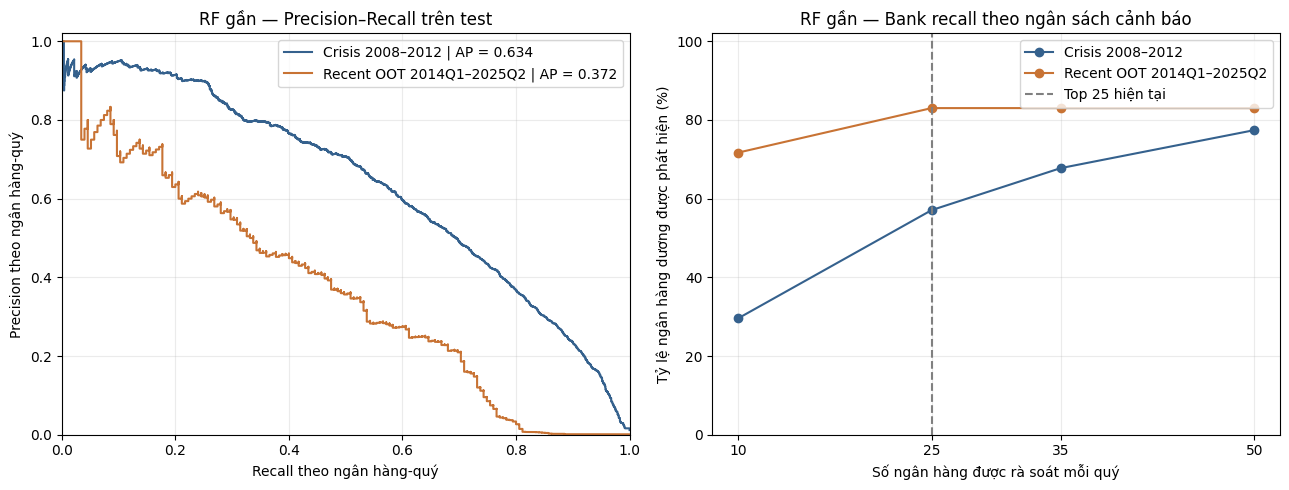
#> input picture recent_rf_notebook_plots.png, 1289 x 490 px
$ python generate_figures.py
#> lines starting #> are read from the running program, lines starting #| are printed output that depends on the picture; after the words box and inside, x2 and y2 are one past the last pixel; in counts of white or black regions, pixels touching at a corner belong together
from pathlib import Path
import numpy as np
import matplotlib as mpl
import matplotlib.pyplot as plt
from matplotlib.font_manager import fontManager
from matplotlib.ticker import FuncFormatter

DEST = Path(__file__).resolve().parent / "figures"
DEST.mkdir(exist_ok=True)
NAVY = "#0c213b"
BLUE = "#285374"
MID = "#4c7696"
PALE = "#a0b6c9"
GRID = "#dce5ed"
for folder in (Path("/usr/share/texmf/fonts/opentype/public/lm"),
               Path("/usr/share/texlive/texmf-dist/fonts/opentype/public/lm")):
    for name in ("lmroman10-regular.otf", "lmroman10-bold.otf"):
        if (folder / name).is_file():
            fontManager.addfont(folder / name)
mpl.rcParams.update({
    "font.family": ["Latin Modern Roman", "DejaVu Serif"], "font.size": 11,
    "text.color": NAVY, "axes.labelcolor": NAVY, "axes.edgecolor": PALE,
    "xtick.color": NAVY, "ytick.color": NAVY, "axes.spines.top": False,
    "axes.spines.right": False, "axes.axisbelow": True, "axes.grid": True,
    "grid.color": GRID, "grid.linewidth": .65, "axes.titleweight": "bold",
    "legend.frameon": False, "savefig.facecolor": "white", "pdf.fonttype": 3,
})

def plot(size=(8.3, 3.5), cols=1):
    return plt.subplots(1, cols, figsize=size, layout="constrained")

def save(fig, name):
    fig.savefig(DEST / (name + ".pdf"), bbox_inches="tight", pad_inches=.07)
    fig.savefig(DEST / (name + ".png"), dpi=210, bbox_inches="tight", pad_inches=.07)
    plt.close(fig)

def values(ax, container, fmt="%.2f", padding=3):
    ax.bar_label(container, fmt=fmt, padding=padding, fontsize=10, color=NAVY)

def style_markers():
    return [("o", "-", NAVY), ("s", "--", MID), ("^", ":", BLUE)]

# Phase 1, output 80 and storage totals in output 76.
years = [1984, 1995, 2009, 2020, 2024]
fig, ax = plot((8.3, 3.4))
for (m, ls, c), label, data in zip(style_markers(), ["CSV", "Parquet Snappy", "Parquet ZSTD"], [
    [27.579, 20.568, 14.902, 9.129, 8.943],
    [2.869, 2.484, 2.611, 2.273, 2.096],
    [3.752, 2.664, 3.215, 2.278, 2.178],
]):
    ax.plot(range(len(years)), data, marker=m, ls=ls, color=c, lw=2.1, label=label)
ax.set(xticks=range(len(years)), xticklabels=years, ylabel="Median read time (ms)", ylim=(0, 31))
ax.grid(axis="x", visible=False)
ax.legend(loc="upper right", ncol=1)
save(fig, "storage_projection")

# Phase 2, output 203. Core is the share of complete records, broad is cell availability.
fig, ax = plot((8.3, 3.25))
idx = np.arange(3)
values(ax, ax.bar(idx - .18, [97.74, 99.73, 99.71], .34, color=NAVY, label="Six core fields: complete rows"), "%.1f%%")
values(ax, ax.bar(idx + .18, [67.73, 79.63, 89.09], .34, color=MID, label="All 133 financial fields: available cells"), "%.1f%%")
ax.set(xticks=idx, xticklabels=["1984–1994", "1995–2004", "2005–2025Q2"], ylim=(0, 115), ylabel="Completeness (%)")
ax.grid(axis="x", visible=False)
ax.legend(loc="lower right", facecolor="white", frameon=True, edgecolor="white", framealpha=.94)
save(fig, "historical_coverage")

# Phase 2, output 201, zero-count years filled explicitly.
event_counts = {1984:83, 1985:139, 1986:162, 1987:217, 1988:232, 1989:530, 1990:381, 1991:268,
                1992:179, 1993:50, 1994:15, 1995:8, 1996:6, 1997:1, 1998:3, 1999:8, 2000:7, 2001:4,
                2002:11, 2003:3, 2004:4, 2007:3, 2008:25, 2009:140, 2010:157, 2011:92, 2012:51,
                2013:24, 2014:18, 2015:8, 2016:5, 2017:8, 2019:4, 2020:4, 2023:5, 2024:2, 2025:2, 2026:2}
assert sum(event_counts.get(y, 0) for y in range(1985, 2007)) == 2228
assert sum(event_counts.get(y, 0) for y in range(2008, 2013)) == 465
assert sum(event_counts.get(y, 0) for y in range(2014, 2026)) == 56
fig, ax = plot((8.3, 3.15))
x = list(range(1984, 2027))
ax.axvspan(2007.5, 2012.5, color=GRID, zorder=0)
ax.bar(x, [event_counts.get(y, 0) for y in x], color=[NAVY if 2008 <= y <= 2012 else MID for y in x], width=.76)
ax.set(ylabel="Dated failure records", ylim=(0, 590), xticks=[1984,1990,1996,2002,2008,2014,2020,2026], xlim=(1983.4, 2026.6))
ax.annotate("530 in 1989", (1989, 530), (1992, 527), arrowprops={"arrowstyle":"-", "color":MID}, color=NAVY)
ax.text(2010, 260, "Crisis test\n465 failures", ha="center", color=NAVY)
ax.grid(axis="x", visible=False)
save(fig, "dated_failures")

# Phase 2, output 412. Roll up small resolved branches without hiding retained nulls.
labels = ["Verified merger", "Unresolved administrative exit", "Financial-panel end, horizon mature",
          "Other resolved branches", "Right censored", "Pre-existing failure", "Quarantined"]
totals = [55754, 7514, 4273, 3934, 13070, 1176, 70]
assert sum(totals) == 85791
fig, ax = plot((8.3, 3.3))
p = ax.barh(labels[::-1], totals[::-1], color=([NAVY]*4+[MID]*3)[::-1], height=.63)
ax.bar_label(p, labels=[f"{v:,}" for v in totals[::-1]], padding=4, fontsize=10)
ax.set(xlim=(0, 64000), xlabel="Original V2 missing labels (bank–quarters)")
ax.xaxis.set_major_formatter(FuncFormatter(lambda x, _: f"{x/1000:g}k" if x else "0"))
ax.grid(axis="y", visible=False)
ax.plot([], [], color=NAVY, lw=6, label="Resolved to zero under V3")
ax.plot([], [], color=MID, lw=6, label="Remained missing under V3")
ax.legend(loc="lower right")
save(fig, "label_resolution")

# Phase 3, output 69. All runs versus a warm-tail sensitivity.
fig, ax = plot((8.3, 3.25))
idx = np.arange(3)
values(ax, ax.bar(idx - .18, [120.648,155.201,1686.024], .34, color=NAVY, label="All five runs"), "%.0f")
values(ax, ax.bar(idx + .18, [114.932,122.813,1614.948], .34, color=MID, label="Last three runs"), "%.0f")
ax.set(xticks=idx, xticklabels=["Polars lazy", "pandas", "PySpark local"], ylabel="Median latency (ms, log scale)", yscale="log", ylim=(70, 3000))
ax.set_yticks([100,200,500,1000,2000], labels=["100","200","500","1,000","2,000"])
ax.grid(axis="x", visible=False)
ax.legend(loc="upper left")
save(fig, "engine_benchmark")

# Phase 3, output 48. Matched runtimes and sampled process RSS.
fig, (ax, mem) = plot((8.3, 3.35), 2)
hist = np.array([163894,392413,1056900,1610856]) / 1e6
for target, vals, ylab in [
    (ax, [[240.77,353.26,379.91,447.12],[183.94,367.66,719.46,867.06]], "Median runtime (ms)"),
    (mem, [[1475.59,1786.44,1907.85,2190.54],[1375.21,1737.94,1852.17,2082.03]], "Sampled peak RSS (MiB)"),
]:
    for (m, ls, c), label, series in zip(style_markers(), ["Calendar window", "Four joins"], vals):
        target.plot(hist, series, marker=m, ls=ls, color=c, lw=2, label=label)
    target.set(xlabel="Output rows (millions)", ylabel=ylab, xlim=(0, 1.76))
ax.legend(loc="upper left")
save(fig, "polars_scaling")

# Phase 3 §3.9.3, matched AQE action medians.
fig, ax = plot((8.3, 3.1))
idx = np.arange(2)
values(ax, ax.bar(idx - .18,[394.35,401.09],.34,color=MID,label="AQE off"),"%.0f")
values(ax, ax.bar(idx + .18,[336.33,380.44],.34,color=NAVY,label="AQE on"),"%.0f")
ax.set(xticks=idx,xticklabels=["4 shuffle partitions","16 shuffle partitions"],ylabel="Median runtime (ms)",ylim=(0,495))
ax.grid(axis="x",visible=False)
ax.legend(loc="upper left", ncol=2)
save(fig, "spark_aqe")

# Phase 5 fold definition and Phase 2 output 430.
fig, (ax, rate) = plot((8.3, 3.5), 2)
spans = [(1987,1988,1991),(1991,1992,1995),(1996,1997,2001),(2001,2002,2005)]
for i,(stop,start,end) in enumerate(spans):
    ax.broken_barh([(1985,stop-1985)], (i-.29,.58), facecolors=NAVY)
    ax.broken_barh([(stop,start-stop)], (i-.29,.58), facecolors=GRID)
    ax.broken_barh([(start,end-start)], (i-.29,.58), facecolors=MID)
ax.set(yticks=range(4), yticklabels=["F1","F2","F3","F4"], xticks=[1985,1990,1995,2000,2005], xlabel="Forecast origin (year)", xlim=(1984.5,2005.5))
ax.invert_yaxis()
ax.grid(axis="y",visible=False)
for c,l in [(NAVY,"Train"),(GRID,"Purge"),(MID,"Validation")]:
    ax.plot([],[],lw=6,color=c,label=l)
ax.legend(loc="upper center", bbox_to_anchor=(.5,1.13),ncol=3,fontsize=9, columnspacing=.9)
vals = [2.3594,.3128,.0464,.0338]
b = rate.bar(range(4),vals,color=[NAVY,BLUE,MID,MID],width=.55)
rate.bar_label(b,labels=[f"{v:g}%" for v in vals],padding=3,fontsize=9)
rate.set(xticks=range(4),xticklabels=["F1","F2","F3","F4"],ylabel="Positive validation quarters",yscale="log",ylim=(.022,4.4))
rate.set_yticks([.03,.1,.3,1,3],labels=["0.03%","0.1%","0.3%","1%","3%"])
rate.grid(axis="x",visible=False)
save(fig, "chronological_validation")

# Phase 5 §5.4B fixed-capacity output including K=35 in the Crisis ladder.
fig, (ax, fp) = plot((8.3, 3.35),2)
for (m,ls,c), lab, k, hit, bad, n in [
    (style_markers()[0],"Crisis test",[10,25,35,50],[144,278,330,377],[25,92,152,283],487),
    (style_markers()[1],"Recent OOT",[10,25,35,50],[38,44,44,44],[372,1031,1484,2166],53),
]:
    ax.plot(k,np.array(hit)/n*100,marker=m,ls=ls,color=c,lw=2,label=lab)
    fp.plot(k,bad,marker=m,ls=ls,color=c,lw=2)
for a,y in [(ax,"Positive-bank recall (%)"),(fp,"False alerts (bank–quarters)")]:
    a.set(xticks=[10,25,35,50],xlabel="Reviews available each quarter",ylabel=y)
    a.axvline(25, color=PALE, lw=.8, ls=":")
ax.set_ylim(20,94)
ax.legend(loc="lower right",fontsize=9)
save(fig,"review_capacity")

# Phase 5 cell 322. 2021 has zero positive quarters and no AP.
fig, (ax, ot) = plot((8.3, 3.45),2)
cr = [.46240,.72157,.75994,.71358,.70508]
rr = [.55005,.34909,.64555,.41176,.04102,.44017,.75763,np.nan,.00116,.15398,.00308,.48275]
for a,x,ys,lab,t in [(ax,range(2008,2013),cr,"Crisis test",[2008,2010,2012]),
                       (ot,range(2014,2026),rr,"Recent OOT",[2014,2017,2020,2022,2025])]:
    a.plot(x,ys,marker="o",color=NAVY,lw=2)
    a.set(ylim=(0,1.06),xticks=t,title=lab,xlabel="Forecast origin (year)")
ax.set_ylabel("Recency-weighted RF AP")
ot.annotate("2021: no positives",(2021,.08),(2016.3,.13),color=BLUE,
            arrowprops={"arrowstyle":"-","color":MID},fontsize=9)
save(fig,"annual_ap")

# Phase 5 §5.5A-RF output 329.
fig, ax = plot((8.3, 3.6))
labels = ["RBC1AAJ", "RBCRWAJ", "Equity / assets", "Noncurrent loans / gross loans",
          "Noncurrent loans × profitability", "Expense burden × profitability", "Equity / assets squared"]
vv = [.13651,.11204,.10086,.08419,.06810,.06718,.06497]
values(ax,ax.barh(labels[::-1],vv[::-1],color=[MID]*5+[NAVY]*2,height=.67),"%.3f")
ax.set(xlim=(0,.158),xlabel="Mean decrease in impurity (share)")
ax.grid(axis="y",visible=False)
save(fig,"rf_importance")

# Phase 5 §5.4B, Brier comparison relative to a retrospective prevalence baseline.
fig, ax = plot((8.3, 3.25))
prev = np.array([1880/157851,175/249606])
baseline = prev*(1-prev)
idx = np.arange(2)
for i, (c,l,b) in enumerate([(MID,"Raw RF", [.014240,.002080]),(NAVY,"Calibrated RF",[.007335,.000786])]):
    skill = (1-np.array(b)/baseline)*100
    patches = ax.bar(idx+(-.18 if i==0 else .18),skill,width=.34,color=c,label=l)
    values(ax,patches,"%.1f%%",padding=3)
ax.axhline(0,color=PALE,lw=1)
ax.set(xticks=idx,xticklabels=["Crisis test","Recent OOT"],ylabel="Brier skill vs. observed prevalence (%)",ylim=(-218,65))
ax.grid(axis="x",visible=False)
ax.legend(loc="lower left")
save(fig,"calibration_skill")

# Added diagrams and archived precision–recall rendering for the outlined report.
from matplotlib.patches import FancyBboxPatch, FancyArrowPatch, Rectangle
from PIL import Image

fig, ax = plot((8.5, 2.30))
ax.set(xlim=(0, 9.25), ylim=(0, 2.85))
ax.axis("off")
boxes = [
    (.05, 1.72, "FDIC API + Raw", "170 quarters\n1,682,616 financial rows"),
    (3.15, 1.72, "Typed Bronze", "43 annual files\n136 source fields"),
    (6.25, 1.72, "Silver and V3", "Financial audits +\nseparate outcomes"),
    (6.25, .19, "W1", "1,610,856 keyed rows\n9 core features"),
    (3.15, .19, "Gold", "1,121,901 TRAIN rows\n8,239 positive quarters"),
    (.05, .19, "Phase 5", "Train-only fit and freeze\nthen external scoring"),
]
for x, y, name, desc in boxes:
    ax.add_patch(FancyBboxPatch((x, y), 2.84, .94, boxstyle="round,pad=0.04,rounding_size=.09",
                                facecolor="#edf3f8", edgecolor="#7593ac", lw=.8))
    ax.text(x + 1.42, y+.67, name, ha="center", color=NAVY, fontweight="bold", fontsize=14)
    ax.text(x + 1.42, y+.21, desc, ha="center", color=NAVY, fontsize=11.4)
for st, en in [((2.92,2.19),(3.12,2.19)),((6.02,2.19),(6.22,2.19)),
               ((7.67,1.65),(7.67,1.18)),((6.2,.66),(6.02,.66)),((3.1,.66),(2.92,.66))]:
    ax.add_patch(FancyArrowPatch(st,en,arrowstyle="-|>",mutation_scale=10,color=NAVY,lw=1.1))
save(fig,"pipeline_architecture")

fig, ax = plot((8.5, 2.05))
ax.set(xlim=(-.46, 5.42), ylim=(-.62,1.30))
ax.axis("off")
ax.add_patch(Rectangle((.28,.20), 3.99,.54, color="#edf3f8"))
ax.hlines(.48,0,5,color=BLUE,lw=1.25)
for i,label in enumerate(["2020Q4","2021Q1","2021Q2","2021Q3","2021Q4","2022Q1"]):
    ax.plot(i,.48,"o",color=NAVY if i in [0,4] else MID,ms=7 if i in [0,4] else 4.5)
    ax.text(i,.1,label,ha="center",fontsize=12)
ax.text(0,-.27,"Origin excluded",ha="center",color=NAVY,fontsize=11)
ax.text(4,-.27,"Horizon end included",ha="center",color=NAVY,fontsize=11)
ax.text(5,.98,"Outside window",ha="center",color=NAVY,fontsize=11)
ax.text(2.25,.97,"Eligible failure dates after origin through quarter 4",ha="center",color=NAVY,fontsize=12,fontweight="bold")
save(fig,"label_timeline")

# Crop only the current notebook axes, retaining its grid and data traces. The old
# legend is outside the traces at that location. No underlying scores are
# inferred from the raster or used to recalculate AP.
source = Path(__file__).resolve().parent / "recent_rf_notebook_plots.png"
original = np.asarray(Image.open(source).convert("RGB"))
curve = original[34:435, 63:630].copy()
curve[5:55, 214:562] = 255  # Replace old legend with an English legend.
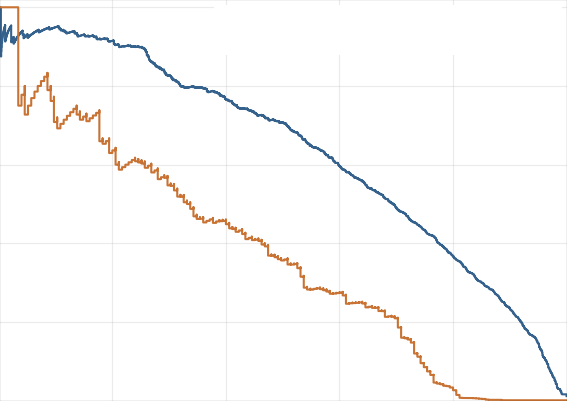
#> curve: shape (401, 567, 3); mean R, G, B 251.7, 251.1, 250.8
rgb = curve.astype(float)
for series, destination in [
    ((53, 97, 141), (12,33,59)),
    ((200,115,52), (76,118,150)),
]:
    old=np.asarray(series,dtype=float)
    delta=255-old
    alpha=np.clip(np.sum((255-rgb)*delta,axis=-1)/np.sum(delta**2),0,1)
    reconstruction=255-alpha[...,None]*delta
    colored=(np.max(np.abs(rgb-reconstruction),axis=-1)<9)&(np.ptp(rgb,axis=-1)>14)
    rgb[colored]=255-alpha[colored,None]*(255-np.asarray(destination))
#> this loop made 2 passes
#> pass 1, `colored=(np.max(np.abs(rgb-reconstruction),axis=-1)<9)&(np.ptp(rgb,axi..`:
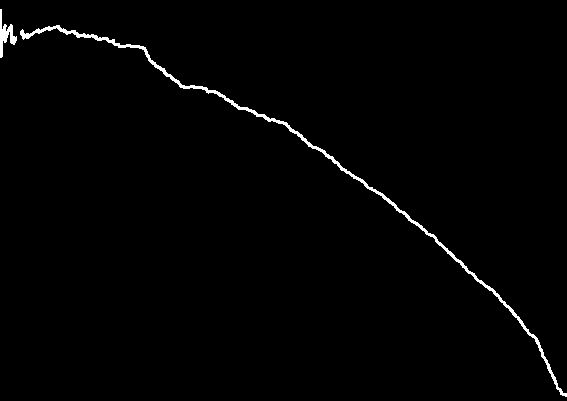
#> colored: shape (401, 567) bool; 1.2% white; 2 white regions, box (x1, y1, x2, y2) and area: (20, 25, 567, 397) 2332, (0, 9, 17, 58) 302
#> after the loop:
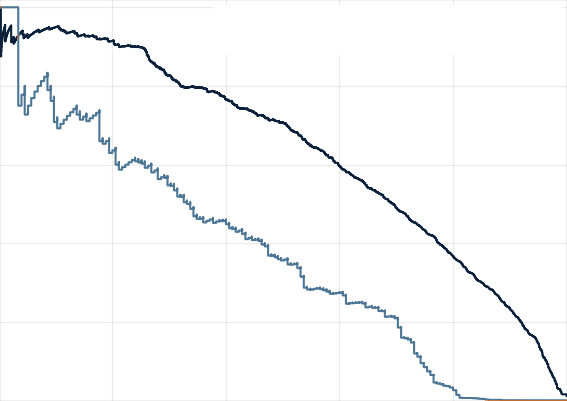
#> rgb: shape (401, 567, 3) float64; mean R, G, B 249.8, 250.5, 251.1
fig, ax = plot((8.5,3.55))
ax.grid(False)
ax.imshow(rgb.astype(np.uint8),extent=(0,1,0,1.018),origin="upper",aspect="auto",interpolation="nearest")
ax.set(xlim=(0,1),ylim=(0,1.018),xlabel="Bank–quarter recall",ylabel="Bank–quarter precision")
for color,label in [(NAVY,"Crisis (AP 0.63361)"),(MID,"Recent OOT through 2025Q2 (AP 0.37201)")]:
    ax.plot([],[],color=color,lw=2.5,label=label)
ax.legend(loc="upper right",frameon=True,facecolor="white")
save(fig,"current_rf_pr")

# The saved notebook PNG is the evidence for the 40-bin histograms. Retain the
# plotted pixels and their positions, and redraw the typography and legend.
from matplotlib.lines import Line2D
from matplotlib.patches import Patch

boot = np.asarray(Image.open(DEST.parent / "validation_bootstrap.png").convert("RGB"))
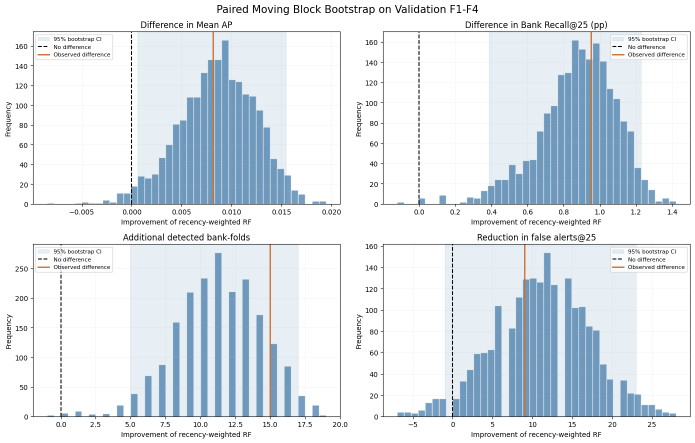
#> input picture validation_bootstrap.png, 1389 x 886 px (shown at 1/2 size)
panels = [
    ("Mean AP difference", (67, 64, 680, 408), (71, 68, 227, 122), 263,
     ([164, 263, 363, 463, 563, 663], ["−0.005", "0", "0.005", "0.010", "0.015", "0.020"]),
     ([408, 329, 250, 171, 92], [0, 40, 80, 120, 160])),
    ("Bank recall@25 difference (pp)", (767, 64, 1380, 408), (1220, 68, 1376, 122), 838,
     ([838, 910, 983, 1055, 1128, 1200, 1272, 1344], ["0", "0.2", "0.4", "0.6", "0.8", "1.0", "1.2", "1.4"]),
     ([408, 327, 246, 165, 84], [0, 40, 80, 120, 160])),
    ("Additional detected bank–folds", (67, 489, 680, 833), (71, 493, 227, 546), 122,
     ([122, 261, 401, 541, 680], [0, 5, 10, 15, 20]),
     ([833, 774, 715, 656, 597, 537], [0, 50, 100, 150, 200, 250])),
    ("Reduction in false alerts@25", (767, 489, 1380, 833), (1220, 493, 1376, 546), 905,
     ([826, 905, 985, 1065, 1144, 1224, 1304], ["−5", "0", "5", "10", "15", "20", "25"]),
     ([833, 748, 663, 578, 492], [0, 40, 80, 120, 160])),
]

fig, axes = plt.subplots(2, 2, figsize=(8.6, 5.48))
fig.subplots_adjust(left=.08, right=.985, bottom=.15, top=.86, wspace=.18, hspace=.36)
for ax, (title, bounds, legend, zero_x, xticks, yticks) in zip(axes.flat, panels):
    left, top, right, bottom = bounds
    x1, y1, x2, y2 = legend
    pixels = boot[top:bottom, left:right].astype(float)
    # The old legends occupy empty space above the bars. Extend the color
    # band and vertical grid from below each box. Continue horizontal grid
    # lines using the unobstructed white-background column beside the box.
    reference_x = x2 + 1
    row_offset = pixels[y1-top:y2-top, reference_x-left] - boot[y2, reference_x]
    pixels[y1-top:y2-top, x1-left:x2-left] = boot[y2, x1:x2] + row_offset[:, None, :]

    red, green, blue = np.moveaxis(pixels, -1, 0).copy()
    orange = (red-green > 7) & (green-blue > 4)
    orange_strength = np.clip((red-blue) / 148, 0, 1)
    pixels[orange] = 255 - orange_strength[orange, None] * (255 - np.array([12, 33, 59]))
    blue_tones = ~orange & (blue-red > 1.5)
    blue_strength = np.clip((blue-red) / 77, 0, 1)
    palette_shift = np.array([-19, -22, -24])
    pixels[blue_tones] += blue_strength[blue_tones, None] * palette_shift

    # Replace the archived dash at the same x-position, including any
    # portion that was covered by the original legend.
    zero_strip = pixels[:, zero_x-left-1:zero_x-left+2]
    zero_ink = np.max(zero_strip, axis=2) < 85
    adjacent = pixels[:, [zero_x-left-2, zero_x-left+2]].mean(axis=1)
    zero_strip[:] = np.where(zero_ink[..., None], adjacent[:, None, :], zero_strip)

    ax.grid(False)
    ax.imshow(pixels.clip(0, 255).astype(np.uint8), extent=(left, right, bottom, top),
              origin="upper", aspect="auto", interpolation="none")
    ax.axvline(zero_x, color=NAVY, linewidth=.9, linestyle="--")
    ax.set(xlim=(left, right), ylim=(bottom, top), title=title)
    ax.set_xticks(*xticks)
    ax.set_yticks(*yticks)
    ax.tick_params(length=2.5, labelsize=10)
#> this loop made 4 passes
#> pass 1, `red, green, blue = np.moveaxis(pixels, -1, 0).copy()`:
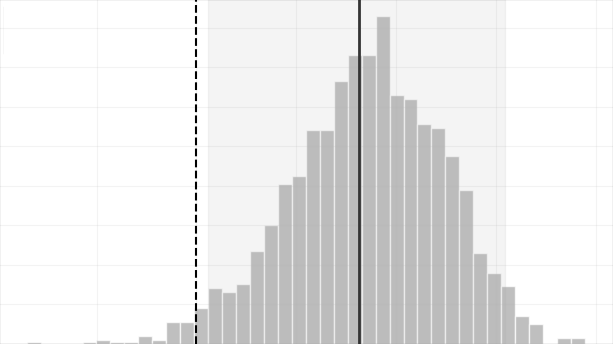
#> blue: shape (344, 613) float64; min 0, max 255, mean 234.5
#> after the loop:
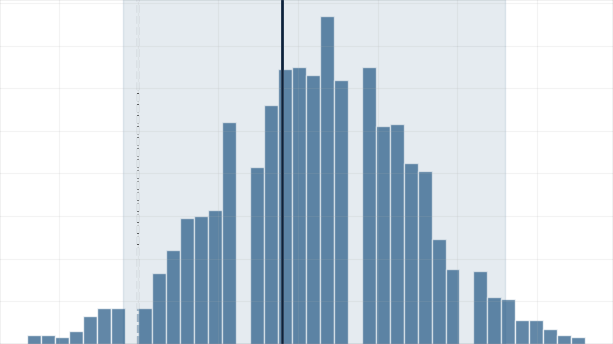
#> pixels: shape (344, 613, 3) float64; mean R, G, B 202.5, 214.9, 225

fig.suptitle("Paired block bootstrap on validation OOF", x=.08, y=.985,
             ha="left", fontsize=15, fontweight="bold")
fig.supylabel("Bootstrap frequency", x=.011, y=.49, fontsize=11)
fig.supxlabel("Improvement of recency-weighted RF", y=.066, fontsize=11)
fig.legend(handles=[
    Patch(facecolor="#e2ebf1", label="95% bootstrap interval"),
    Line2D([], [], color=NAVY, linestyle="--", label="No difference"),
    Line2D([], [], color=NAVY, linewidth=2, label="Observed difference"),
], loc="lower center", bbox_to_anchor=(.52, -.015), ncol=3, fontsize=10)
save(fig, "validation_bootstrap")

def compact_archive_bars(name, labels, counts, colors, left, height):
#> called with name = 'archive_quarter_counts', left = 0.2, height = 0.92
    fig, ax = plt.subplots(figsize=(6.65, height))
    fig.subplots_adjust(left=left, right=.99, top=.97, bottom=.04)
    positions = np.arange(len(labels))
    bars = ax.barh(positions, counts, height=.62, color=colors)
    ax.bar_label(bars, labels=[f"{n:,}" for n in counts], padding=4,
                 fontsize=9.3, color=NAVY)
    ax.set_yticks(positions, labels, fontsize=9.3)
    ax.set_xlim(0, max(counts)*1.18)
    ax.set_ylim(len(labels)-.49, -.51)
    ax.set_xticks([])
    ax.tick_params(axis="y", length=0, pad=5)
    ax.grid(False)
    for spine in ax.spines.values():
        spine.set_visible(False)
    save(fig, name)


# Phase 1, cell 47: displayed checkpoints and the archive maximum.
compact_archive_bars(
    "archive_quarter_counts",
    ["1984Q1", "1986Q1 (peak)", "2005Q2", "2026Q2"],
    [17930, 18133, 8973, 4313],
    [MID, NAVY, MID, MID],
    left=.20, height=.92,
)

# Phase 2, cell 308: accepted failures, accepted assistance and quarantine reasons.
compact_archive_bars(
    "registry_validation_counts",
    ["Valid failure CERTs", "Assistance events",
     "Missing CERT", "Conflicting failure dates"],
    [3033, 590, 488, 6],
    [NAVY, BLUE, MID, MID],
    left=.30, height=1.18,
)
#> in save (call 18), `fig.savefig(DEST / (name + ".pdf"), bbox_inches="tight", pad_inches=.07)`:
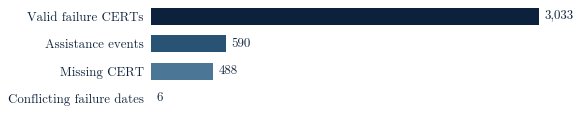
#> figure drawn by matplotlib, 1 panel
